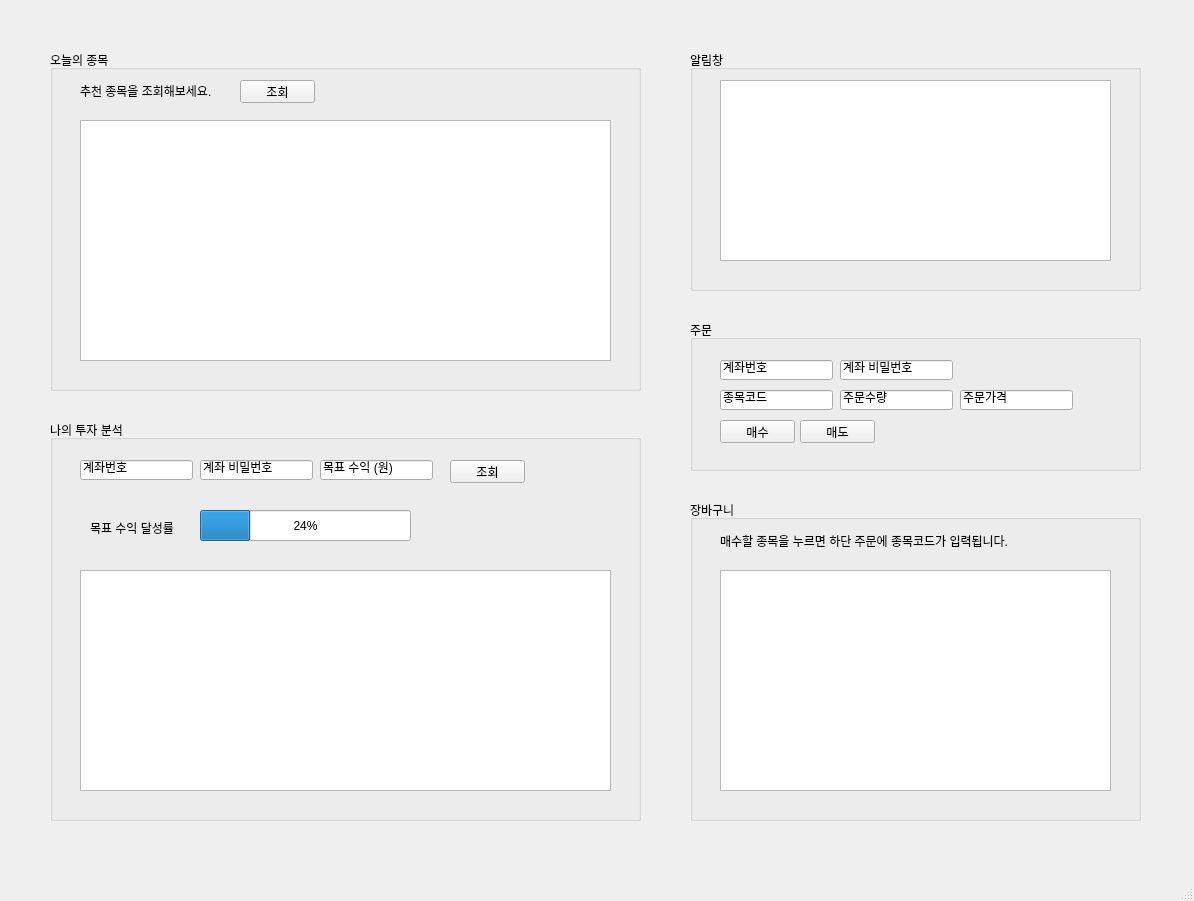
<?xml version="1.0" encoding="UTF-8"?>
<ui version="4.0">
 <class>MainWindow</class>
 <widget class="QMainWindow" name="MainWindow">
  <property name="geometry">
   <rect>
    <x>0</x>
    <y>0</y>
    <width>1194</width>
    <height>901</height>
   </rect>
  </property>
  <property name="windowTitle">
   <string>MainWindow</string>
  </property>
  <widget class="QWidget" name="centralwidget">
   <widget class="QGroupBox" name="groupBox_2">
    <property name="geometry">
     <rect>
      <x>50</x>
      <y>420</y>
      <width>591</width>
      <height>401</height>
     </rect>
    </property>
    <property name="title">
     <string>나의 투자 분석</string>
    </property>
    <widget class="QLineEdit" name="lineEdit_2_3">
     <property name="geometry">
      <rect>
       <x>270</x>
       <y>40</y>
       <width>113</width>
       <height>20</height>
      </rect>
     </property>
     <property name="text">
      <string>목표 수익 (원)</string>
     </property>
    </widget>
    <widget class="QPushButton" name="pushButton_2">
     <property name="geometry">
      <rect>
       <x>400</x>
       <y>40</y>
       <width>75</width>
       <height>23</height>
      </rect>
     </property>
     <property name="text">
      <string>조회</string>
     </property>
    </widget>
    <widget class="QLineEdit" name="lineEdit_2_2">
     <property name="geometry">
      <rect>
       <x>150</x>
       <y>40</y>
       <width>113</width>
       <height>20</height>
      </rect>
     </property>
     <property name="text">
      <string>계좌 비밀번호</string>
     </property>
    </widget>
    <widget class="QLineEdit" name="lineEdit_2_1">
     <property name="geometry">
      <rect>
       <x>30</x>
       <y>40</y>
       <width>113</width>
       <height>20</height>
      </rect>
     </property>
     <property name="text">
      <string>계좌번호</string>
     </property>
    </widget>
    <widget class="QProgressBar" name="progressBar_2">
     <property name="geometry">
      <rect>
       <x>150</x>
       <y>90</y>
       <width>211</width>
       <height>31</height>
      </rect>
     </property>
     <property name="value">
      <number>24</number>
     </property>
    </widget>
    <widget class="QLabel" name="label_2">
     <property name="geometry">
      <rect>
       <x>40</x>
       <y>100</y>
       <width>111</width>
       <height>16</height>
      </rect>
     </property>
     <property name="text">
      <string>목표 수익 달성률</string>
     </property>
    </widget>
    <widget class="QTableWidget" name="tableWidget_2">
     <property name="geometry">
      <rect>
       <x>30</x>
       <y>150</y>
       <width>531</width>
       <height>221</height>
      </rect>
     </property>
    </widget>
   </widget>
   <widget class="QGroupBox" name="groupBox">
    <property name="geometry">
     <rect>
      <x>50</x>
      <y>50</y>
      <width>591</width>
      <height>341</height>
     </rect>
    </property>
    <property name="title">
     <string>오늘의 종목</string>
    </property>
    <widget class="QLabel" name="label">
     <property name="geometry">
      <rect>
       <x>30</x>
       <y>30</y>
       <width>211</width>
       <height>21</height>
      </rect>
     </property>
     <property name="text">
      <string>추천 종목을 조회해보세요.</string>
     </property>
    </widget>
    <widget class="QPushButton" name="pushButton">
     <property name="geometry">
      <rect>
       <x>190</x>
       <y>30</y>
       <width>75</width>
       <height>23</height>
      </rect>
     </property>
     <property name="text">
      <string>조회</string>
     </property>
    </widget>
    <widget class="QTableWidget" name="tableWidget">
     <property name="geometry">
      <rect>
       <x>30</x>
       <y>70</y>
       <width>531</width>
       <height>241</height>
      </rect>
     </property>
    </widget>
   </widget>
   <widget class="QGroupBox" name="groupBox_4">
    <property name="geometry">
     <rect>
      <x>690</x>
      <y>50</y>
      <width>451</width>
      <height>241</height>
     </rect>
    </property>
    <property name="title">
     <string>알림창</string>
    </property>
    <widget class="QListWidget" name="listWidget_4">
     <property name="geometry">
      <rect>
       <x>30</x>
       <y>30</y>
       <width>391</width>
       <height>181</height>
      </rect>
     </property>
     <property name="wordWrap">
      <bool>true</bool>
     </property>
    </widget>
   </widget>
   <widget class="QGroupBox" name="groupBox_5">
    <property name="geometry">
     <rect>
      <x>690</x>
      <y>500</y>
      <width>451</width>
      <height>321</height>
     </rect>
    </property>
    <property name="title">
     <string>장바구니</string>
    </property>
    <widget class="QTableWidget" name="tableWidget_5">
     <property name="geometry">
      <rect>
       <x>30</x>
       <y>70</y>
       <width>391</width>
       <height>221</height>
      </rect>
     </property>
    </widget>
    <widget class="QLabel" name="label_5">
     <property name="geometry">
      <rect>
       <x>30</x>
       <y>30</y>
       <width>321</width>
       <height>21</height>
      </rect>
     </property>
     <property name="text">
      <string>매수할 종목을 누르면 하단 주문에 종목코드가 입력됩니다.</string>
     </property>
    </widget>
   </widget>
   <widget class="QGroupBox" name="groupBox_3">
    <property name="geometry">
     <rect>
      <x>690</x>
      <y>320</y>
      <width>451</width>
      <height>151</height>
     </rect>
    </property>
    <property name="title">
     <string>주문</string>
    </property>
    <widget class="QLineEdit" name="lineEdit_3_2">
     <property name="geometry">
      <rect>
       <x>150</x>
       <y>40</y>
       <width>113</width>
       <height>20</height>
      </rect>
     </property>
     <property name="text">
      <string>계좌 비밀번호</string>
     </property>
    </widget>
    <widget class="QLineEdit" name="lineEdit_3_1">
     <property name="geometry">
      <rect>
       <x>30</x>
       <y>40</y>
       <width>113</width>
       <height>20</height>
      </rect>
     </property>
     <property name="text">
      <string>계좌번호</string>
     </property>
    </widget>
    <widget class="QLineEdit" name="lineEdit_3_4">
     <property name="geometry">
      <rect>
       <x>150</x>
       <y>70</y>
       <width>113</width>
       <height>20</height>
      </rect>
     </property>
     <property name="text">
      <string>주문수량</string>
     </property>
    </widget>
    <widget class="QLineEdit" name="lineEdit_3_5">
     <property name="geometry">
      <rect>
       <x>270</x>
       <y>70</y>
       <width>113</width>
       <height>20</height>
      </rect>
     </property>
     <property name="text">
      <string>주문가격</string>
     </property>
    </widget>
    <widget class="QPushButton" name="pushButton_3_2">
     <property name="geometry">
      <rect>
       <x>110</x>
       <y>100</y>
       <width>75</width>
       <height>23</height>
      </rect>
     </property>
     <property name="text">
      <string>매도</string>
     </property>
    </widget>
    <widget class="QPushButton" name="pushButton_3_1">
     <property name="geometry">
      <rect>
       <x>30</x>
       <y>100</y>
       <width>75</width>
       <height>23</height>
      </rect>
     </property>
     <property name="text">
      <string>매수</string>
     </property>
    </widget>
    <widget class="QLineEdit" name="lineEdit_3_3">
     <property name="geometry">
      <rect>
       <x>30</x>
       <y>70</y>
       <width>113</width>
       <height>20</height>
      </rect>
     </property>
     <property name="text">
      <string>종목코드</string>
     </property>
    </widget>
   </widget>
  </widget>
  <widget class="QMenuBar" name="menubar">
   <property name="geometry">
    <rect>
     <x>0</x>
     <y>0</y>
     <width>1194</width>
     <height>21</height>
    </rect>
   </property>
  </widget>
  <widget class="QStatusBar" name="statusbar"/>
 </widget>
 <resources/>
 <connections/>
</ui>
